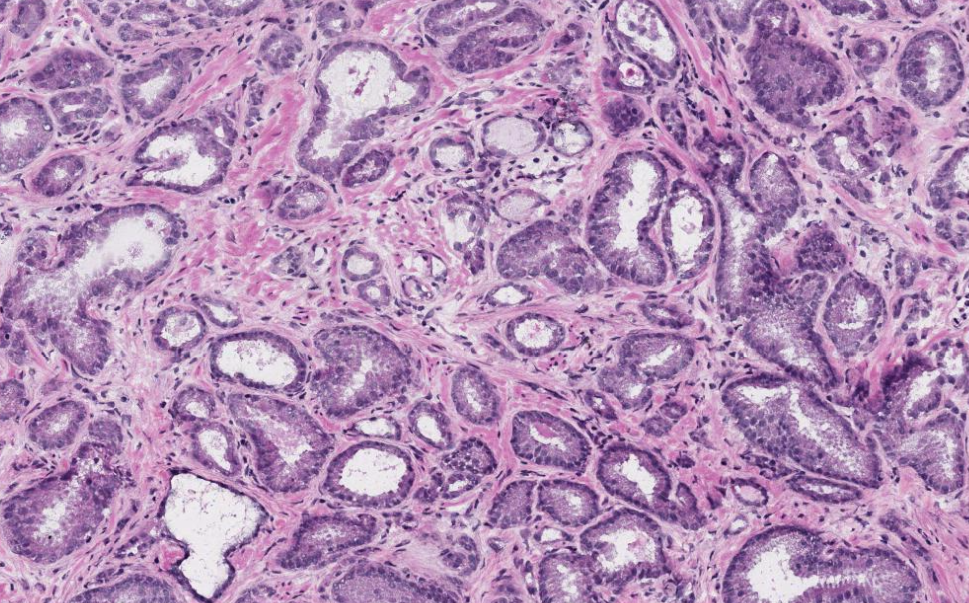
#> input picture attachment-1.jpg, 969 x 603 px
$ python Identifying_target_areas.py   (older library calls are emulated)
#> lines starting #> are read from the running program, lines starting #| are printed output that depends on the picture; after the words box and inside, x2 and y2 are one past the last pixel; in counts of white or black regions, pixels touching at a corner belong together
# -*- coding: utf-8 -*-
import numpy as np
import cv2

#Load a color image in grayscale
img = cv2.imread('attachment-1.jpg') # 0 for grayscale and 1 for color.
#> img is the input picture: shape (603, 969, 3); mean B, G, R 182.5, 143.3, 178.9
b,g,r = cv2.split(img)
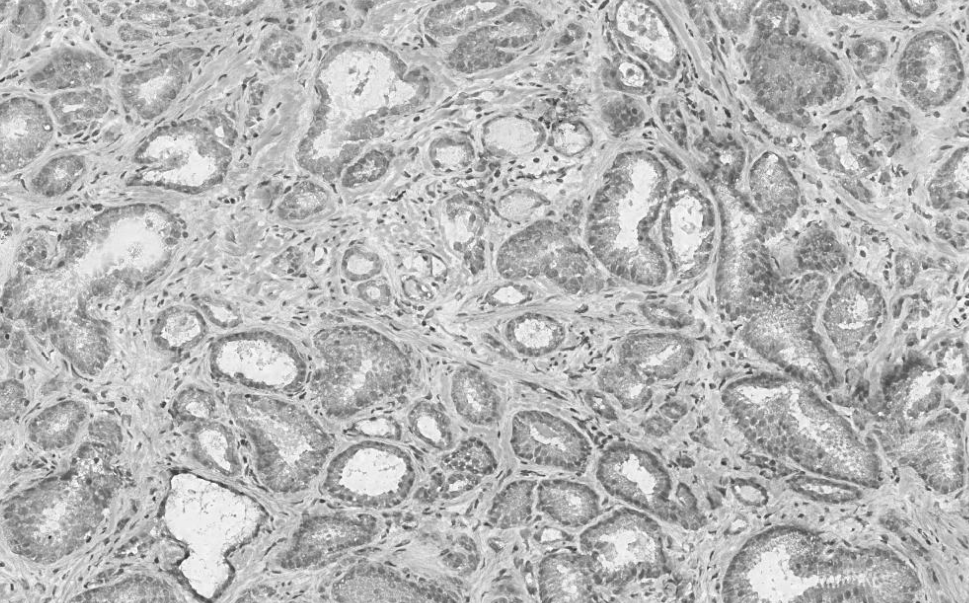
#> b: shape (603, 969); min 43, max 255, mean 182.5
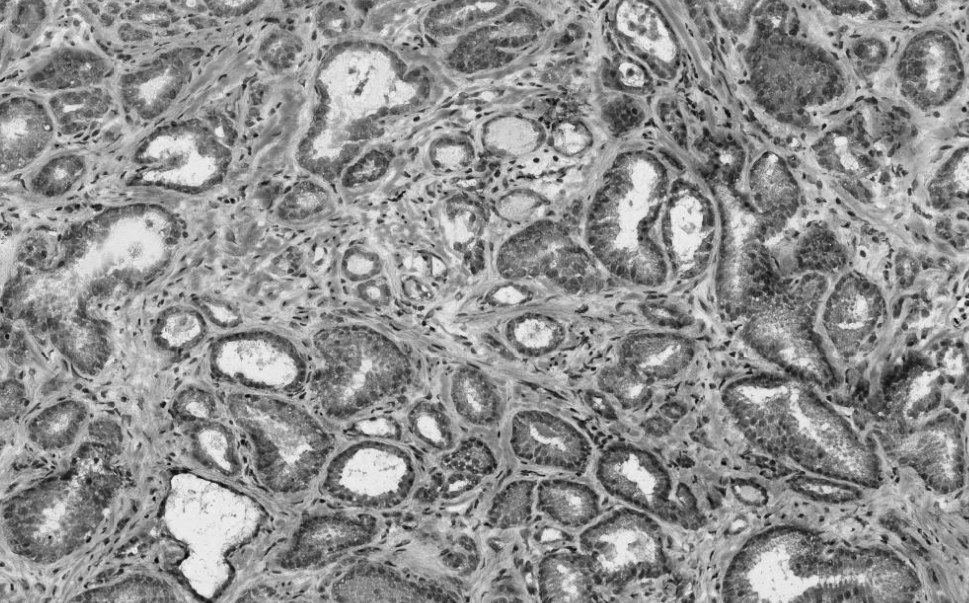
#> g: shape (603, 969); min 3, max 248, mean 143.3
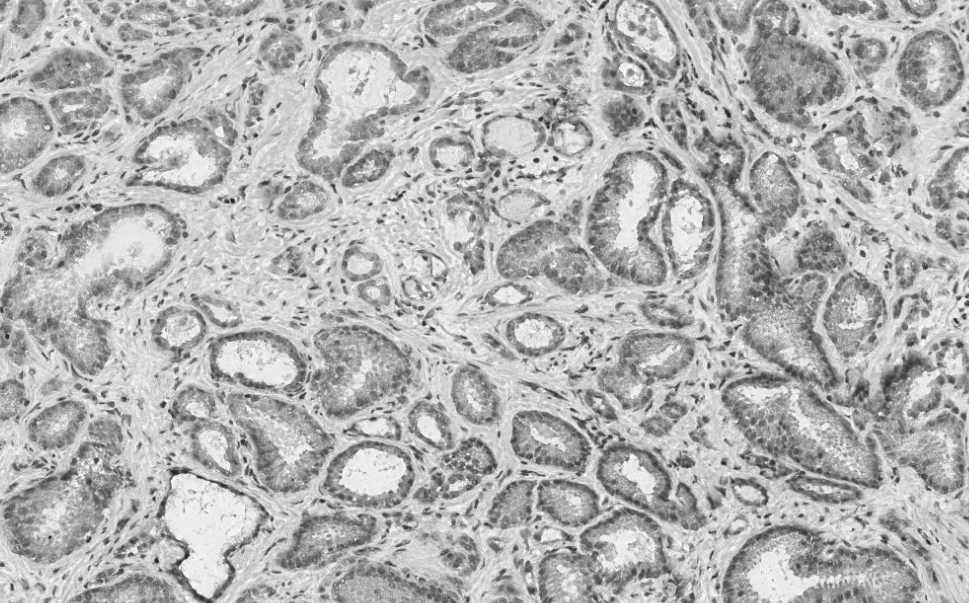
#> r: shape (603, 969); min 28, max 255, mean 178.9
rgb_img = cv2.merge([r,g,b])

#counting the number of coins
gray = cv2.cvtColor(img,cv2.COLOR_BGR2GRAY)
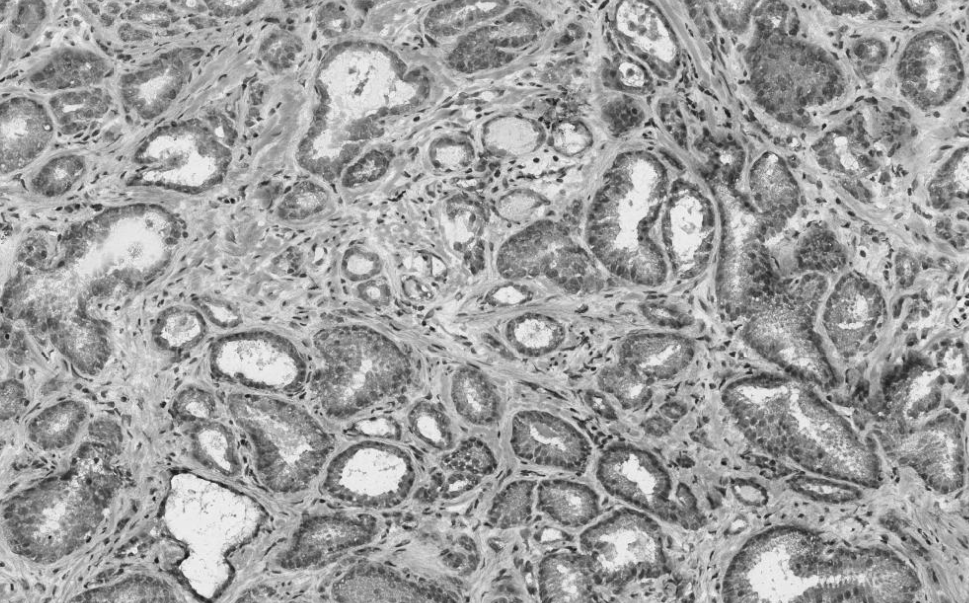
#> gray: shape (603, 969); min 18, max 248, mean 158.4
ret, thresh = cv2.threshold(gray,210,255,cv2.THRESH_BINARY)
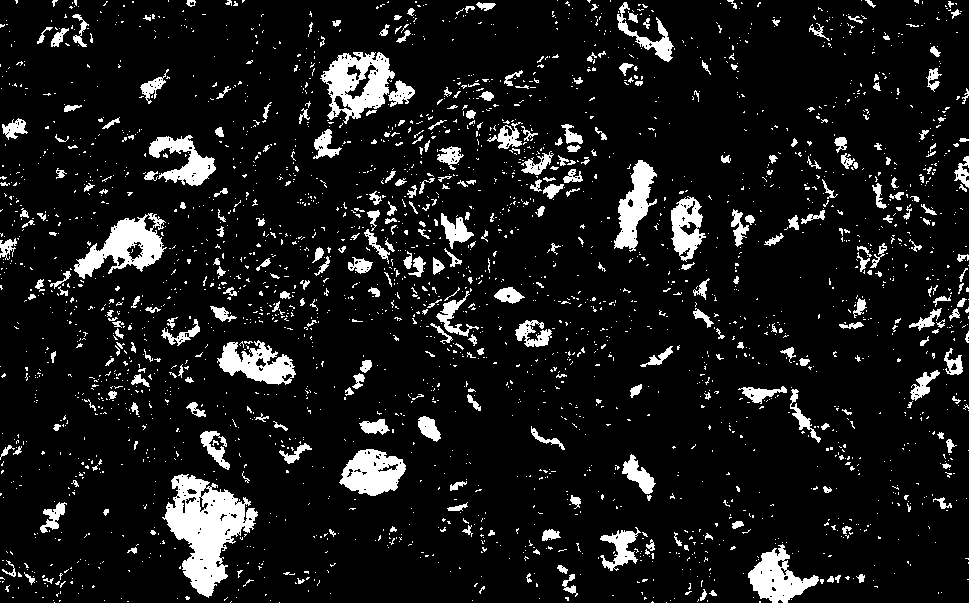
#> thresh: shape (603, 969); 9.8% white; 2750 white regions (2411 under 20 px), largest, box (x1, y1, x2, y2) and area: (162, 474, 258, 598) 5662, (320, 52, 395, 124) 2870, (74, 213, 167, 279) 2674

# noise removal
kernel = np.ones((3,3),np.uint8)
opening = cv2.morphologyEx(thresh,cv2.MORPH_OPEN,kernel, iterations = 2)
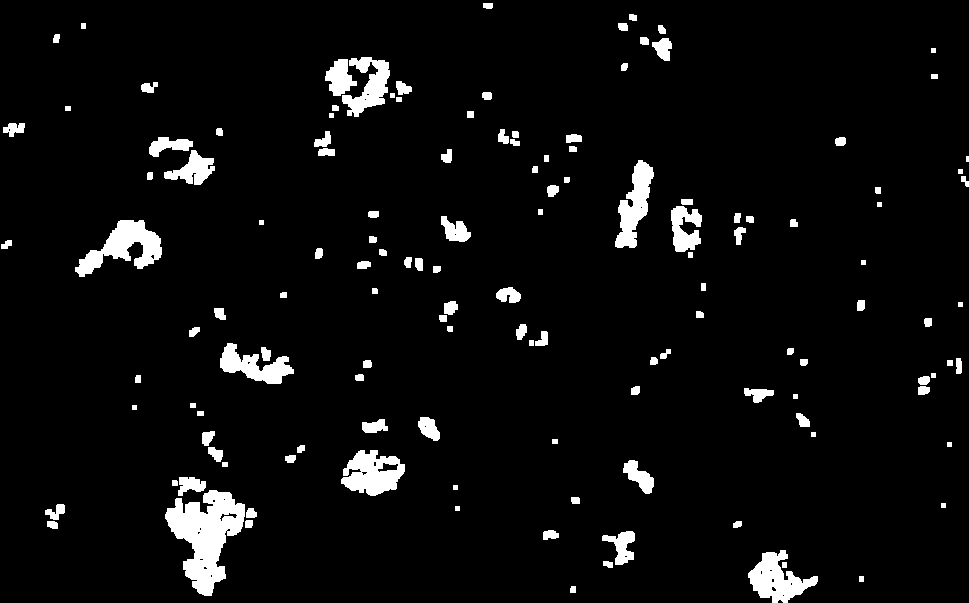
#> opening: shape (603, 969); 4.9% white; 135 white regions (1 under 20 px)
#closing = cv2.morphologyEx(thresh,cv2.MORPH_CLOSE,kernel, iterations = 3)
#cv2.imshow('image',opening)

opening, contours, hierarchy = cv2.findContours(opening,cv2.RETR_TREE,cv2.CHAIN_APPROX_SIMPLE)
#> contours = 162 contours, 42 with area under 20; largest, box (x1, y1, x2, y2) and area: (165, 490, 245, 596) 4306, (75, 220, 162, 277) 2060, (341, 450, 405, 496) 1884, (748, 550, 818, 603) 1770, (615, 160, 654, 248) 1580
cnt = contours[4]
#> cnt = contour of 107 points, box (x1, y1, x2, y2) (748, 550, 818, 603), area 1770
blobs = []
for c in contours:
    area = cv2.contourArea(c)
    if area > 250:
        blobs.append(c)
#> this loop made 162 passes
#> area on passes 1, 4, 5: 28.5, 42.5, 1770
#> after the loop, blobs = 17 contours; largest, box (x1, y1, x2, y2) and area: (165, 490, 245, 596) 4306, (75, 220, 162, 277) 2060, (341, 450, 405, 496) 1884, (748, 550, 818, 603) 1770, (615, 160, 654, 248) 1580

#print "length ", len(blobs)

#blobs.remove([])

bb = cv2.drawContours(img, blobs, -1, (0,255,0), 3)
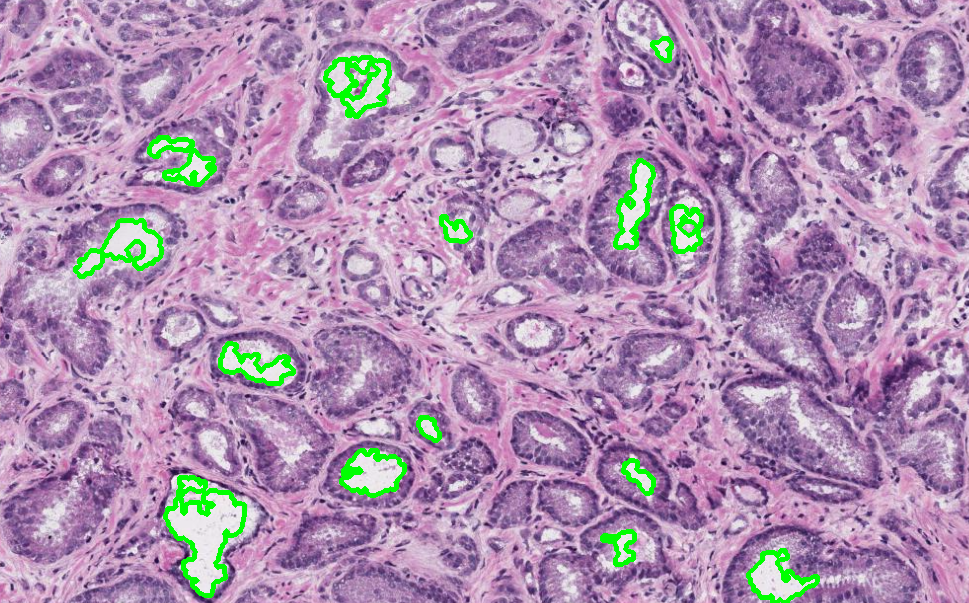
#> bb: shape (603, 969, 3); mean B, G, R 177, 144.5, 173.4

# to show image.
cv2.imshow('image',bb)
cv2.waitKey(0)
cv2.destroyAllWindows()
